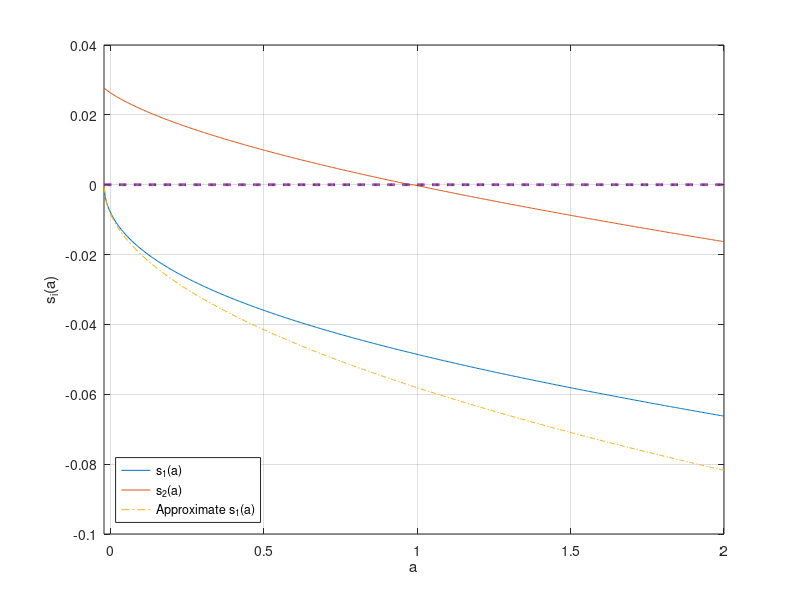

Write MATLAB code to recreate this figure.
clear all; clc;

tic;

s = 2; %CRRA utility with parameter s
r = 0.03; %interest rate
rho = 0.05; %discount rate
z1 = .1;
z2 = .2;
z = [z1,z2];
la1 = 0.02; %lambda_1
la2 = 0.03; %lambda_2
la = [la1,la2];


I=500;
amin = -0.02; %borrowing constraint
amax = 2;
a = linspace(amin,amax,I)';
da = (amax-amin)/(I-1);

aa = [a,a];
zz = ones(I,1)*z;

maxit= 20000;
crit = 10^(-6);

dVf = zeros(I,2);
dVb = zeros(I,2);
c = zeros(I,2);

%INITIAL GUESS
v0(:,1) = (z(1) + r.*a).^(1-s)/(1-s)/rho;
v0(:,2) = (z(2) + r.*a).^(1-s)/(1-s)/rho;
v = v0;

for n=1:maxit
    V = v;
    % forward difference
    dVf(1:I-1,:) = (V(2:I,:)-V(1:I-1,:))/da;
    dVf(I,:) = 0; %will never be used
    % backward difference
    dVb(2:I,:) = (V(2:I,:)-V(1:I-1,:))/da;
    dVb(1,:) = (z + r.*amin).^(-s); %state constraint boundary condition
    
    I_concave = dVb > dVf; %indicator whether value function is concave (problems arise if this is not the case)
    
    %consumption and savings with forward difference
    cf = dVf.^(-1/s);
    muf = zz + r.*aa - cf;
    %consumption and savings with backward difference
    cb = dVb.^(-1/s);
    mub = zz + r.*aa - cb;
    %consumption and derivative of value function at steady state
    c0 = zz + r.*aa;
    dV0 = c0.^(-s);
    
    % dV_upwind makes a choice of forward or backward differences based on
    % the sign of the drift    
    If = muf > 0; %positive drift --> forward difference
    Ib = mub < 0; %negative drift --> backward difference
    I0 = (1-If-Ib); %at steady state
    %make sure backward difference is used at amax
    Ib(I,:) = 1; If(I,:) = 0;
    %STATE CONSTRAINT at amin: USE BOUNDARY CONDITION UNLESS muf > 0:
    %already taken care of automatically
    
    dV_Upwind = dVf.*If + dVb.*Ib + dV0.*I0; %important to include third term
    
    c = dV_Upwind.^(-1/s);
    V_switch = [V(:,2),V(:,1)];
    Vchange = c.^(1-s)/(1-s) + dV_Upwind.*(zz + r.*aa - c) + ones(I,1)*la.*(V_switch - V) - rho.*V;
       
    %% This is the update
    % the following CFL condition seems to work well in practice
    Delta = .9*da/max(z2 + r.*a);
    v = v + Delta*Vchange;
    
    dist(n) = max(max(abs(Vchange)));
    if dist(n)<crit
        disp('Value Function Converged, Iteration = ')
        disp(n)
        break
    end
end
toc;

% Graphs
set(gca,'FontSize',14)
plot(dist,'LineWidth',2)
grid
xlabel('Iteration')
ylabel('||V^{n+1} - V^n||')

Verr = c.^(1-s)/(1-s) + dV_Upwind.*(zz + r.*aa - c) + ones(I,1)*la.*(V_switch - V) - rho.*V;

set(gca,'FontSize',14)
plot(a,Verr,'LineWidth',2)
grid
xlabel('k')
ylabel('Error in HJB Equation')
xlim([amin amax])

adot = zz + r.*aa - c;

set(gca,'FontSize',12)
plot(a,V,'LineWidth',2)
grid
xlabel('a')
ylabel('V_i(a)')
xlim([amin amax])

set(gca,'FontSize',14)
plot(a,c,'LineWidth',2)
grid
xlabel('a')
ylabel('c_i(a)')
xlim([amin amax])

% set(gca,'FontSize',14)
% plot(a,adot,a,zeros(1,I),'--','LineWidth',2)
% grid
% xlabel('a')
% ylabel('s_i(a)')
% xlim([amin amax])

%Approximation at borrowing constraint
u1 = (z1+r*amin)^(-s); u2 = c(1,2)^(-s); u11 = -s*(z1+r*amin)^(-s-1);
nu = sqrt(-2*((rho-r)*u1 + la1*(u1 - u2))/u11);
s_approx = -nu*(a-amin).^(1/2);

set(gca,'FontSize',14)
h1 = plot(a,adot,a,s_approx,'-.',a,zeros(1,I),'--','LineWidth',2)
legend(h1,'s_1(a)','s_2(a)','Approximate s_1(a)','Location','SouthWest')
grid
xlabel('a')
ylabel('s_i(a)')
xlim([amin amax])
%print -depsc HJB_stateconstraint.eps